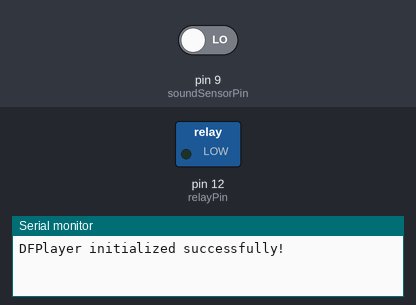
Simulated run of this sketch. Board: Arduino Uno, built with avr-gcc and run on an emulated ATmega328P. Parts: switched loads named in the sketch (green lamp = pin HIGH), the last lines printed to the serial monitor. The inputs (shaded band) are chosen by the test bench; at power-on: pin 9 (soundSensorPin) LOW. The audio player accepts every command and is not drawn.

Above: at 1.7 s.
1.8 s: pin 9 (soundSensorPin) driven HIGH
At 2.7 s:
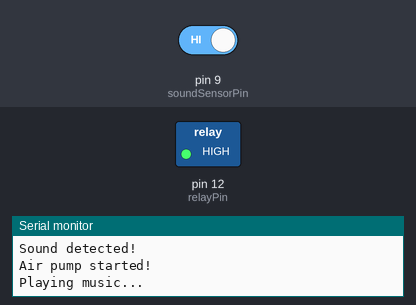
Timing chart, 0 to 4.8 s (numbered marks = the images above; inputs shaded):
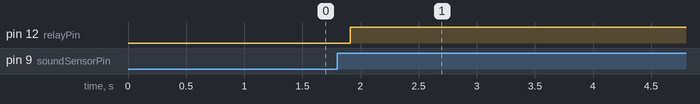

The sketch:

sketch_apr19a.ino
```cpp
#include "SoftwareSerial.h"
#include "DFRobotDFPlayerMini.h"

// Define pins
const int soundSensorPin = 9;     // Sound sensor connected to D2
const int relayPin = 12;           // Relay controlling air pump connected to D3
const int dfPlayerRxPin = 10;     // DFPlayer RX connected to D10
const int dfPlayerTxPin = 11;     // DFPlayer TX connected to D11

// Create software serial object
SoftwareSerial mySoftwareSerial(dfPlayerRxPin, dfPlayerTxPin);

// Create DFPlayer object
DFRobotDFPlayerMini myDFPlayer;

void setup() {
  // Initialize serial communication
  Serial.begin(9600);
  mySoftwareSerial.begin(9600);

  // Initialize relay pin
  pinMode(relayPin, OUTPUT);
  digitalWrite(relayPin, LOW);  // Turn off air pump by default

  // Initialize sound sensor pin
  pinMode(soundSensorPin, INPUT);

  // Initialize DFPlayer
  if (!myDFPlayer.begin(mySoftwareSerial)) {
    Serial.println(F("DFPlayer not found!"));
    while (true) {
      delay(100);
    }
  }

  Serial.println(F("DFPlayer initialized successfully!"));

  // Set DFPlayer volume (range: 0-30)
  myDFPlayer.volume(30);
}
void loop() {
  // Detect sound sensor status
  int soundState = digitalRead(soundSensorPin);

  if (soundState == HIGH) {  // If sound is detected
    if (digitalRead(relayPin) == LOW) {  // If the air pump is not running
      Serial.println("Sound detected!");

      // Turn on the air pump
      digitalWrite(relayPin, HIGH);
      Serial.println("Air pump started!");

      // Play music
      myDFPlayer.play(1);  // Play the first song
      Serial.println("Playing music...");
      delay(244000);
      myDFPlayer.stop(); // stop
    }
  } else {  // If no sound is detected
    if (digitalRead(relayPin) == HIGH) {  // If the air pump is running

      // Keep the air pump on for now (can be changed to turn off after a delay)

      digitalWrite(relayPin, LOW);

      // Stop playing music
    }
  }

  // Slight delay to prevent frequent triggering
  delay(200);
}
```

Measured:
- after the input at 1.8 s, pin 12 (relayPin): LOW → HIGH after 0.11 s
